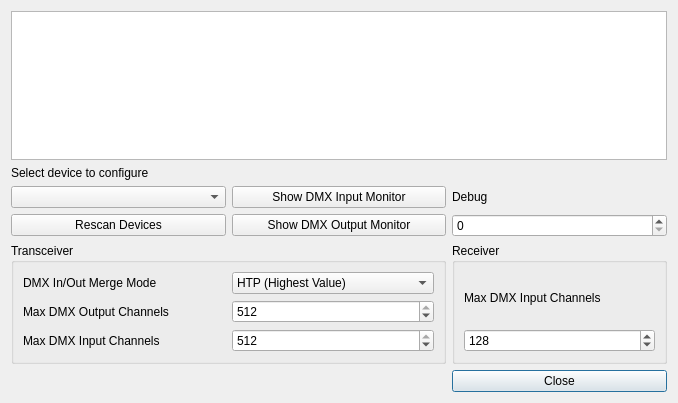
<?xml version="1.0" encoding="UTF-8"?>
<ui version="4.0">
 <class>YadiConfigDialog</class>
 <widget class="QDialog" name="YadiConfigDialog">
  <property name="geometry">
   <rect>
    <x>0</x>
    <y>0</y>
    <width>678</width>
    <height>403</height>
   </rect>
  </property>
  <property name="windowTitle">
   <string>YADI DMX Configuration</string>
  </property>
  <layout class="QGridLayout" name="gridLayout">
   <item row="5" column="0" colspan="2">
    <widget class="QGroupBox" name="transceiverGroup">
     <property name="title">
      <string>Transceiver</string>
     </property>
     <layout class="QGridLayout" name="gridLayout_2">
      <item row="1" column="0">
       <widget class="QLabel" name="label_3">
        <property name="text">
         <string>Max DMX Output Channels</string>
        </property>
       </widget>
      </item>
      <item row="0" column="0">
       <widget class="QLabel" name="label">
        <property name="text">
         <string>DMX In/Out Merge Mode</string>
        </property>
       </widget>
      </item>
      <item row="0" column="1">
       <widget class="QComboBox" name="transMergeModeCombo">
        <item>
         <property name="text">
          <string>HTP (Highest Value)</string>
         </property>
        </item>
        <item>
         <property name="text">
          <string>DMX in (Fallback DMX out)</string>
         </property>
        </item>
        <item>
         <property name="text">
          <string>DMX out (Fallback DMX in)</string>
         </property>
        </item>
        <item>
         <property name="text">
          <string>force DMX in</string>
         </property>
        </item>
        <item>
         <property name="text">
          <string>force DMX out</string>
         </property>
        </item>
       </widget>
      </item>
      <item row="2" column="0">
       <widget class="QLabel" name="label_4">
        <property name="text">
         <string>Max DMX Input Channels</string>
        </property>
       </widget>
      </item>
      <item row="1" column="1">
       <widget class="QSpinBox" name="transMaxOutChannelsSpin">
        <property name="minimum">
         <number>4</number>
        </property>
        <property name="maximum">
         <number>512</number>
        </property>
        <property name="value">
         <number>512</number>
        </property>
       </widget>
      </item>
      <item row="2" column="1">
       <widget class="QSpinBox" name="transMaxInChannelsSpin">
        <property name="minimum">
         <number>4</number>
        </property>
        <property name="maximum">
         <number>512</number>
        </property>
        <property name="value">
         <number>512</number>
        </property>
       </widget>
      </item>
     </layout>
    </widget>
   </item>
   <item row="1" column="0" colspan="3">
    <widget class="QTextEdit" name="textEdit"/>
   </item>
   <item row="2" column="0">
    <widget class="QLabel" name="selectDeviceLabel">
     <property name="text">
      <string>Select device to configure</string>
     </property>
    </widget>
   </item>
   <item row="6" column="2">
    <widget class="QPushButton" name="closeButton">
     <property name="text">
      <string>Close</string>
     </property>
    </widget>
   </item>
   <item row="5" column="2">
    <widget class="QGroupBox" name="receiverGroup">
     <property name="title">
      <string>Receiver</string>
     </property>
     <layout class="QGridLayout" name="gridLayout_3">
      <item row="1" column="1">
       <widget class="QSpinBox" name="rxMaxInChannelsSpin">
        <property name="minimum">
         <number>4</number>
        </property>
        <property name="maximum">
         <number>512</number>
        </property>
        <property name="value">
         <number>128</number>
        </property>
       </widget>
      </item>
      <item row="0" column="1">
       <widget class="QLabel" name="label_2">
        <property name="text">
         <string>Max DMX Input Channels</string>
        </property>
       </widget>
      </item>
     </layout>
    </widget>
   </item>
   <item row="3" column="1">
    <widget class="QPushButton" name="showDmxInButton">
     <property name="text">
      <string>Show DMX Input Monitor</string>
     </property>
    </widget>
   </item>
   <item row="3" column="0">
    <widget class="QComboBox" name="selectDeviceCombo"/>
   </item>
   <item row="4" column="1">
    <widget class="QPushButton" name="showDmxOutButton">
     <property name="text">
      <string>Show DMX Output Monitor</string>
     </property>
    </widget>
   </item>
   <item row="4" column="2">
    <widget class="QSpinBox" name="debugSpin"/>
   </item>
   <item row="4" column="0">
    <widget class="QPushButton" name="rescanDevButton">
     <property name="text">
      <string>Rescan Devices</string>
     </property>
    </widget>
   </item>
   <item row="3" column="2">
    <widget class="QLabel" name="debugLabel">
     <property name="text">
      <string>Debug</string>
     </property>
    </widget>
   </item>
  </layout>
 </widget>
 <resources/>
 <connections>
  <connection>
   <sender>closeButton</sender>
   <signal>clicked()</signal>
   <receiver>YadiConfigDialog</receiver>
   <slot>accept()</slot>
   <hints>
    <hint type="sourcelabel">
     <x>360</x>
     <y>302</y>
    </hint>
    <hint type="destinationlabel">
     <x>193</x>
     <y>309</y>
    </hint>
   </hints>
  </connection>
 </connections>
</ui>
